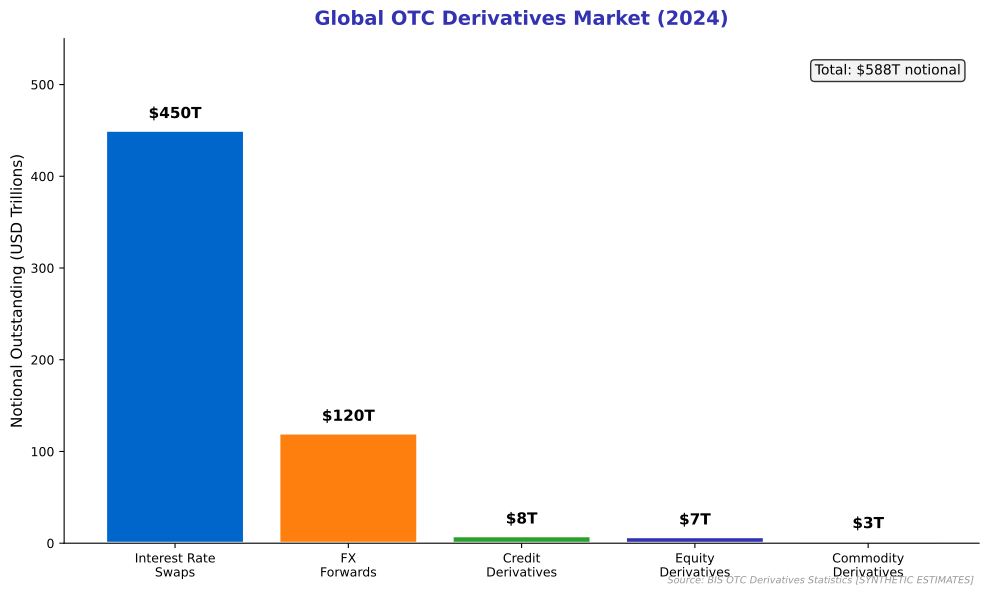

This chart was generated by the following Python code:
"""
Global Derivatives Market Size
Shows notional outstanding by product type

Output: derivatives_notional.pdf
Module: module_04_traditional
Lesson: 45 - Derivatives Technology
"""

from pathlib import Path
import matplotlib.pyplot as plt
import numpy as np

plt.rcParams.update({
    'font.size': 10,
    'axes.labelsize': 10,
    'axes.titlesize': 11,
    'xtick.labelsize': 9,
    'ytick.labelsize': 9,
    'legend.fontsize': 9,
    'figure.figsize': (10, 6),
    'figure.dpi': 150
})

MLPURPLE = '#3333B2'
MLBLUE = '#0066CC'
MLORANGE = '#FF7F0E'
MLGREEN = '#2CA02C'
MLRED = '#D62728'
MLLAVENDER = '#ADADE0'

def create_chart():
    fig, ax = plt.subplots(figsize=(10, 6))

    # Derivatives notional outstanding (USD trillions, 2024)
    categories = ['Interest Rate\nSwaps', 'FX\nForwards', 'Credit\nDerivatives', 'Equity\nDerivatives', 'Commodity\nDerivatives']
    notional = [450, 120, 8, 7, 3]  # Trillions USD

    colors = [MLBLUE, MLORANGE, MLGREEN, MLPURPLE, MLLAVENDER]

    bars = ax.bar(categories, notional, color=colors, edgecolor='white', linewidth=2)

    # Add value labels
    for bar, val in zip(bars, notional):
        label = f'${val}T' if val >= 10 else f'${val}T'
        ax.text(bar.get_x() + bar.get_width()/2, bar.get_height() + 10,
                label, ha='center', va='bottom', fontsize=11, fontweight='bold')

    ax.set_ylabel('Notional Outstanding (USD Trillions)', fontsize=11)
    ax.set_title('Global OTC Derivatives Market (2024)', fontsize=14,
                 fontweight='bold', color=MLPURPLE, pad=10)

    ax.set_ylim(0, 550)

    # Add total annotation
    total = sum(notional)
    ax.text(0.98, 0.95, f'Total: ${total}T notional',
            transform=ax.transAxes, ha='right', va='top', fontsize=10,
            bbox=dict(boxstyle='round', facecolor='#f0f0f0', alpha=0.8))

    # Remove top and right spines
    ax.spines['top'].set_visible(False)
    ax.spines['right'].set_visible(False)

    fig.text(0.98, 0.02, 'Source: BIS OTC Derivatives Statistics [SYNTHETIC ESTIMATES]',
             fontsize=7, color='#999999', ha='right', style='italic')

    plt.tight_layout()

    output_path = Path(__file__).parent / 'derivatives_notional.pdf'
    plt.savefig(output_path, format='pdf', dpi=300, bbox_inches='tight')
    plt.close()
    print(f"Chart saved to: {output_path}")
    return output_path

if __name__ == '__main__':
    create_chart()
